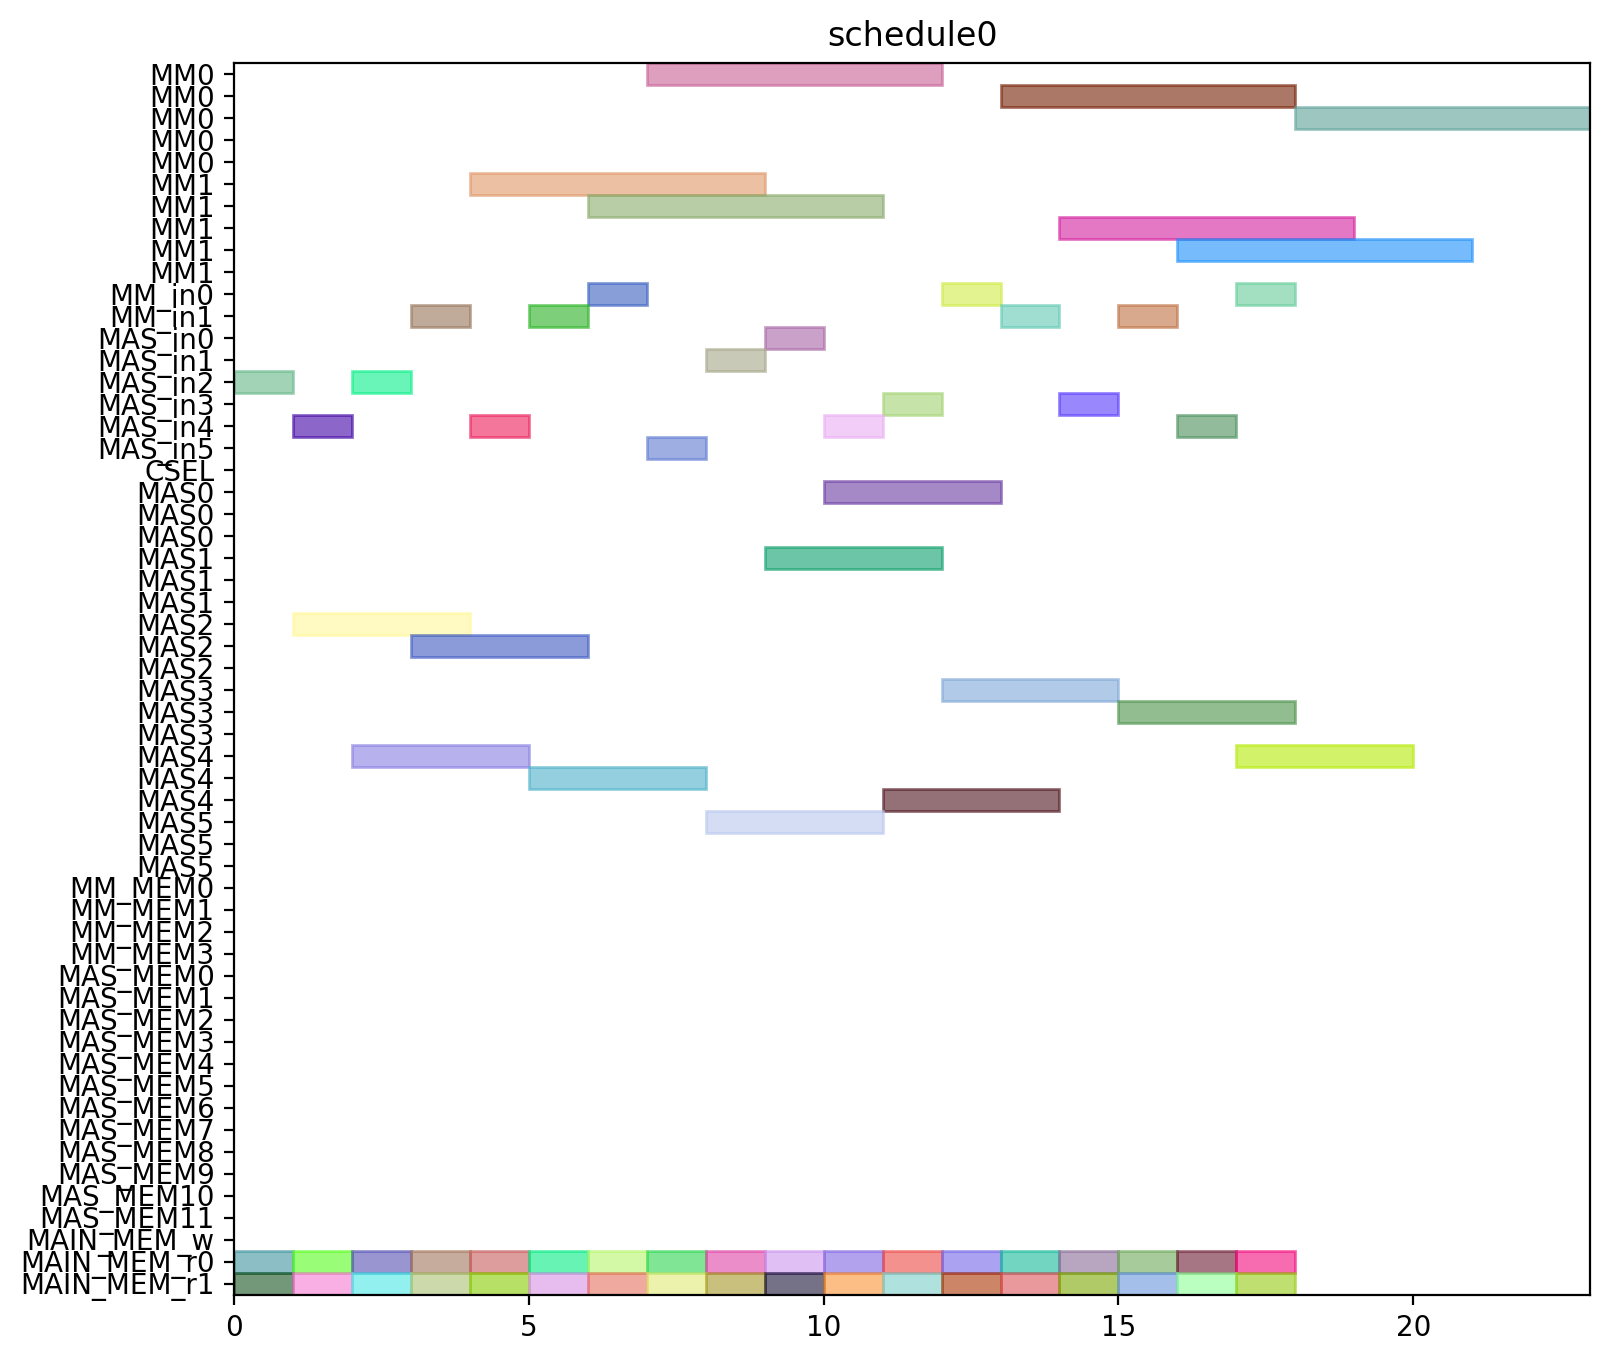

Recreate this plot in Python.
from pyschedule import Scenario, solvers, plotters, alt


def solve():
	horizon = 120
	S = Scenario("schedule0", horizon=horizon)

	# resource
	MM = S.Resources('MM', num=2, size=5)
	MM_in = S.Resources('MM_in', num=2)
	MAS_in = S.Resources('MAS_in', num=6)
	CSEL = S.Resource('CSEL')
	MAS = S.Resources('MAS', num=6, size=3, periods=range(1, horizon))
	MM_MEM = S.Resources('MM_MEM', num=4)
	MAS_MEM = S.Resources('MAS_MEM', num=12)
	MAIN_MEM_w = S.Resource('MAIN_MEM_w', size=1)
	MAIN_MEM_r = S.Resources('MAIN_MEM_r', num=2)

	# result of previous scheduling

	# new tasks
	t0_t0 = S.Task('t0_t0', length=3, delay_cost=1)
	t0_t0 += alt(MAS)
	t0_t0_in = S.Task('t0_t0_in', length=1, delay_cost=1)
	t0_t0_in += alt(MAS_in)
	S += t0_t0_in*MAS_in[0]<=t0_t0*MAS[0]

	S += t0_t0_in*MAS_in[1]<=t0_t0*MAS[1]

	S += t0_t0_in*MAS_in[2]<=t0_t0*MAS[2]

	S += t0_t0_in*MAS_in[3]<=t0_t0*MAS[3]

	S += t0_t0_in*MAS_in[4]<=t0_t0*MAS[4]

	S += t0_t0_in*MAS_in[5]<=t0_t0*MAS[5]

	t0_t0_mem0 = S.Task('t0_t0_mem0', length=1, delay_cost=1)
	t0_t0_mem0 += MAIN_MEM_r[0]
	S += t0_t0_mem0 <= t0_t0

	t0_t0_mem1 = S.Task('t0_t0_mem1', length=1, delay_cost=1)
	t0_t0_mem1 += MAIN_MEM_r[1]
	S += t0_t0_mem1 <= t0_t0

	t0_t1 = S.Task('t0_t1', length=3, delay_cost=1)
	t0_t1 += alt(MAS)
	t0_t1_in = S.Task('t0_t1_in', length=1, delay_cost=1)
	t0_t1_in += alt(MAS_in)
	S += t0_t1_in*MAS_in[0]<=t0_t1*MAS[0]

	S += t0_t1_in*MAS_in[1]<=t0_t1*MAS[1]

	S += t0_t1_in*MAS_in[2]<=t0_t1*MAS[2]

	S += t0_t1_in*MAS_in[3]<=t0_t1*MAS[3]

	S += t0_t1_in*MAS_in[4]<=t0_t1*MAS[4]

	S += t0_t1_in*MAS_in[5]<=t0_t1*MAS[5]

	t0_t1_mem0 = S.Task('t0_t1_mem0', length=1, delay_cost=1)
	t0_t1_mem0 += MAIN_MEM_r[0]
	S += t0_t1_mem0 <= t0_t1

	t0_t1_mem1 = S.Task('t0_t1_mem1', length=1, delay_cost=1)
	t0_t1_mem1 += MAIN_MEM_r[1]
	S += t0_t1_mem1 <= t0_t1

	t0_t3 = S.Task('t0_t3', length=5, delay_cost=1)
	t0_t3 += alt(MM)
	t0_t3_in = S.Task('t0_t3_in', length=1, delay_cost=1)
	t0_t3_in += alt(MM_in)
	S += t0_t3_in*MM_in[0]<=t0_t3*MM[0]
	S += t0_t3_in*MM_in[1]<=t0_t3*MM[1]
	t0_t3_mem0 = S.Task('t0_t3_mem0', length=1, delay_cost=1)
	t0_t3_mem0 += MAIN_MEM_r[0]
	S += t0_t3_mem0 <= t0_t3

	t0_t3_mem1 = S.Task('t0_t3_mem1', length=1, delay_cost=1)
	t0_t3_mem1 += MAIN_MEM_r[1]
	S += t0_t3_mem1 <= t0_t3

	t1_t0 = S.Task('t1_t0', length=3, delay_cost=1)
	t1_t0 += alt(MAS)
	t1_t0_in = S.Task('t1_t0_in', length=1, delay_cost=1)
	t1_t0_in += alt(MAS_in)
	S += t1_t0_in*MAS_in[0]<=t1_t0*MAS[0]

	S += t1_t0_in*MAS_in[1]<=t1_t0*MAS[1]

	S += t1_t0_in*MAS_in[2]<=t1_t0*MAS[2]

	S += t1_t0_in*MAS_in[3]<=t1_t0*MAS[3]

	S += t1_t0_in*MAS_in[4]<=t1_t0*MAS[4]

	S += t1_t0_in*MAS_in[5]<=t1_t0*MAS[5]

	t1_t0_mem0 = S.Task('t1_t0_mem0', length=1, delay_cost=1)
	t1_t0_mem0 += MAIN_MEM_r[0]
	S += t1_t0_mem0 <= t1_t0

	t1_t0_mem1 = S.Task('t1_t0_mem1', length=1, delay_cost=1)
	t1_t0_mem1 += MAIN_MEM_r[1]
	S += t1_t0_mem1 <= t1_t0

	t1_t1 = S.Task('t1_t1', length=3, delay_cost=1)
	t1_t1 += alt(MAS)
	t1_t1_in = S.Task('t1_t1_in', length=1, delay_cost=1)
	t1_t1_in += alt(MAS_in)
	S += t1_t1_in*MAS_in[0]<=t1_t1*MAS[0]

	S += t1_t1_in*MAS_in[1]<=t1_t1*MAS[1]

	S += t1_t1_in*MAS_in[2]<=t1_t1*MAS[2]

	S += t1_t1_in*MAS_in[3]<=t1_t1*MAS[3]

	S += t1_t1_in*MAS_in[4]<=t1_t1*MAS[4]

	S += t1_t1_in*MAS_in[5]<=t1_t1*MAS[5]

	t1_t1_mem0 = S.Task('t1_t1_mem0', length=1, delay_cost=1)
	t1_t1_mem0 += MAIN_MEM_r[0]
	S += t1_t1_mem0 <= t1_t1

	t1_t1_mem1 = S.Task('t1_t1_mem1', length=1, delay_cost=1)
	t1_t1_mem1 += MAIN_MEM_r[1]
	S += t1_t1_mem1 <= t1_t1

	t1_t3 = S.Task('t1_t3', length=5, delay_cost=1)
	t1_t3 += alt(MM)
	t1_t3_in = S.Task('t1_t3_in', length=1, delay_cost=1)
	t1_t3_in += alt(MM_in)
	S += t1_t3_in*MM_in[0]<=t1_t3*MM[0]
	S += t1_t3_in*MM_in[1]<=t1_t3*MM[1]
	t1_t3_mem0 = S.Task('t1_t3_mem0', length=1, delay_cost=1)
	t1_t3_mem0 += MAIN_MEM_r[0]
	S += t1_t3_mem0 <= t1_t3

	t1_t3_mem1 = S.Task('t1_t3_mem1', length=1, delay_cost=1)
	t1_t3_mem1 += MAIN_MEM_r[1]
	S += t1_t3_mem1 <= t1_t3

	t2_t2 = S.Task('t2_t2', length=3, delay_cost=1)
	t2_t2 += alt(MAS)
	t2_t2_in = S.Task('t2_t2_in', length=1, delay_cost=1)
	t2_t2_in += alt(MAS_in)
	S += t2_t2_in*MAS_in[0]<=t2_t2*MAS[0]

	S += t2_t2_in*MAS_in[1]<=t2_t2*MAS[1]

	S += t2_t2_in*MAS_in[2]<=t2_t2*MAS[2]

	S += t2_t2_in*MAS_in[3]<=t2_t2*MAS[3]

	S += t2_t2_in*MAS_in[4]<=t2_t2*MAS[4]

	S += t2_t2_in*MAS_in[5]<=t2_t2*MAS[5]

	t2_t2_mem0 = S.Task('t2_t2_mem0', length=1, delay_cost=1)
	t2_t2_mem0 += MAIN_MEM_r[0]
	S += t2_t2_mem0 <= t2_t2

	t2_t2_mem1 = S.Task('t2_t2_mem1', length=1, delay_cost=1)
	t2_t2_mem1 += MAIN_MEM_r[1]
	S += t2_t2_mem1 <= t2_t2

	t5_t0 = S.Task('t5_t0', length=5, delay_cost=1)
	t5_t0 += alt(MM)
	t5_t0_in = S.Task('t5_t0_in', length=1, delay_cost=1)
	t5_t0_in += alt(MM_in)
	S += t5_t0_in*MM_in[0]<=t5_t0*MM[0]
	S += t5_t0_in*MM_in[1]<=t5_t0*MM[1]
	t5_t0_mem0 = S.Task('t5_t0_mem0', length=1, delay_cost=1)
	t5_t0_mem0 += MAIN_MEM_r[0]
	S += t5_t0_mem0 <= t5_t0

	t5_t0_mem1 = S.Task('t5_t0_mem1', length=1, delay_cost=1)
	t5_t0_mem1 += MAIN_MEM_r[1]
	S += t5_t0_mem1 <= t5_t0

	t5_t1 = S.Task('t5_t1', length=5, delay_cost=1)
	t5_t1 += alt(MM)
	t5_t1_in = S.Task('t5_t1_in', length=1, delay_cost=1)
	t5_t1_in += alt(MM_in)
	S += t5_t1_in*MM_in[0]<=t5_t1*MM[0]
	S += t5_t1_in*MM_in[1]<=t5_t1*MM[1]
	t5_t1_mem0 = S.Task('t5_t1_mem0', length=1, delay_cost=1)
	t5_t1_mem0 += MAIN_MEM_r[0]
	S += t5_t1_mem0 <= t5_t1

	t5_t1_mem1 = S.Task('t5_t1_mem1', length=1, delay_cost=1)
	t5_t1_mem1 += MAIN_MEM_r[1]
	S += t5_t1_mem1 <= t5_t1

	t5_t2 = S.Task('t5_t2', length=3, delay_cost=1)
	t5_t2 += alt(MAS)
	t5_t2_in = S.Task('t5_t2_in', length=1, delay_cost=1)
	t5_t2_in += alt(MAS_in)
	S += t5_t2_in*MAS_in[0]<=t5_t2*MAS[0]

	S += t5_t2_in*MAS_in[1]<=t5_t2*MAS[1]

	S += t5_t2_in*MAS_in[2]<=t5_t2*MAS[2]

	S += t5_t2_in*MAS_in[3]<=t5_t2*MAS[3]

	S += t5_t2_in*MAS_in[4]<=t5_t2*MAS[4]

	S += t5_t2_in*MAS_in[5]<=t5_t2*MAS[5]

	t5_t2_mem0 = S.Task('t5_t2_mem0', length=1, delay_cost=1)
	t5_t2_mem0 += MAIN_MEM_r[0]
	S += t5_t2_mem0 <= t5_t2

	t5_t2_mem1 = S.Task('t5_t2_mem1', length=1, delay_cost=1)
	t5_t2_mem1 += MAIN_MEM_r[1]
	S += t5_t2_mem1 <= t5_t2

	t5_t3 = S.Task('t5_t3', length=3, delay_cost=1)
	t5_t3 += alt(MAS)
	t5_t3_in = S.Task('t5_t3_in', length=1, delay_cost=1)
	t5_t3_in += alt(MAS_in)
	S += t5_t3_in*MAS_in[0]<=t5_t3*MAS[0]

	S += t5_t3_in*MAS_in[1]<=t5_t3*MAS[1]

	S += t5_t3_in*MAS_in[2]<=t5_t3*MAS[2]

	S += t5_t3_in*MAS_in[3]<=t5_t3*MAS[3]

	S += t5_t3_in*MAS_in[4]<=t5_t3*MAS[4]

	S += t5_t3_in*MAS_in[5]<=t5_t3*MAS[5]

	t5_t3_mem0 = S.Task('t5_t3_mem0', length=1, delay_cost=1)
	t5_t3_mem0 += MAIN_MEM_r[0]
	S += t5_t3_mem0 <= t5_t3

	t5_t3_mem1 = S.Task('t5_t3_mem1', length=1, delay_cost=1)
	t5_t3_mem1 += MAIN_MEM_r[1]
	S += t5_t3_mem1 <= t5_t3

	t7_t0 = S.Task('t7_t0', length=3, delay_cost=1)
	t7_t0 += alt(MAS)
	t7_t0_in = S.Task('t7_t0_in', length=1, delay_cost=1)
	t7_t0_in += alt(MAS_in)
	S += t7_t0_in*MAS_in[0]<=t7_t0*MAS[0]

	S += t7_t0_in*MAS_in[1]<=t7_t0*MAS[1]

	S += t7_t0_in*MAS_in[2]<=t7_t0*MAS[2]

	S += t7_t0_in*MAS_in[3]<=t7_t0*MAS[3]

	S += t7_t0_in*MAS_in[4]<=t7_t0*MAS[4]

	S += t7_t0_in*MAS_in[5]<=t7_t0*MAS[5]

	t7_t0_mem0 = S.Task('t7_t0_mem0', length=1, delay_cost=1)
	t7_t0_mem0 += MAIN_MEM_r[0]
	S += t7_t0_mem0 <= t7_t0

	t7_t0_mem1 = S.Task('t7_t0_mem1', length=1, delay_cost=1)
	t7_t0_mem1 += MAIN_MEM_r[1]
	S += t7_t0_mem1 <= t7_t0

	t7_t1 = S.Task('t7_t1', length=3, delay_cost=1)
	t7_t1 += alt(MAS)
	t7_t1_in = S.Task('t7_t1_in', length=1, delay_cost=1)
	t7_t1_in += alt(MAS_in)
	S += t7_t1_in*MAS_in[0]<=t7_t1*MAS[0]

	S += t7_t1_in*MAS_in[1]<=t7_t1*MAS[1]

	S += t7_t1_in*MAS_in[2]<=t7_t1*MAS[2]

	S += t7_t1_in*MAS_in[3]<=t7_t1*MAS[3]

	S += t7_t1_in*MAS_in[4]<=t7_t1*MAS[4]

	S += t7_t1_in*MAS_in[5]<=t7_t1*MAS[5]

	t7_t1_mem0 = S.Task('t7_t1_mem0', length=1, delay_cost=1)
	t7_t1_mem0 += MAIN_MEM_r[0]
	S += t7_t1_mem0 <= t7_t1

	t7_t1_mem1 = S.Task('t7_t1_mem1', length=1, delay_cost=1)
	t7_t1_mem1 += MAIN_MEM_r[1]
	S += t7_t1_mem1 <= t7_t1

	t7_t3 = S.Task('t7_t3', length=5, delay_cost=1)
	t7_t3 += alt(MM)
	t7_t3_in = S.Task('t7_t3_in', length=1, delay_cost=1)
	t7_t3_in += alt(MM_in)
	S += t7_t3_in*MM_in[0]<=t7_t3*MM[0]
	S += t7_t3_in*MM_in[1]<=t7_t3*MM[1]
	t7_t3_mem0 = S.Task('t7_t3_mem0', length=1, delay_cost=1)
	t7_t3_mem0 += MAIN_MEM_r[0]
	S += t7_t3_mem0 <= t7_t3

	t7_t3_mem1 = S.Task('t7_t3_mem1', length=1, delay_cost=1)
	t7_t3_mem1 += MAIN_MEM_r[1]
	S += t7_t3_mem1 <= t7_t3

	t10_t0 = S.Task('t10_t0', length=5, delay_cost=1)
	t10_t0 += alt(MM)
	t10_t0_in = S.Task('t10_t0_in', length=1, delay_cost=1)
	t10_t0_in += alt(MM_in)
	S += t10_t0_in*MM_in[0]<=t10_t0*MM[0]
	S += t10_t0_in*MM_in[1]<=t10_t0*MM[1]
	t10_t0_mem0 = S.Task('t10_t0_mem0', length=1, delay_cost=1)
	t10_t0_mem0 += MAIN_MEM_r[0]
	S += t10_t0_mem0 <= t10_t0

	t10_t0_mem1 = S.Task('t10_t0_mem1', length=1, delay_cost=1)
	t10_t0_mem1 += MAIN_MEM_r[1]
	S += t10_t0_mem1 <= t10_t0

	t10_t1 = S.Task('t10_t1', length=5, delay_cost=1)
	t10_t1 += alt(MM)
	t10_t1_in = S.Task('t10_t1_in', length=1, delay_cost=1)
	t10_t1_in += alt(MM_in)
	S += t10_t1_in*MM_in[0]<=t10_t1*MM[0]
	S += t10_t1_in*MM_in[1]<=t10_t1*MM[1]
	t10_t1_mem0 = S.Task('t10_t1_mem0', length=1, delay_cost=1)
	t10_t1_mem0 += MAIN_MEM_r[0]
	S += t10_t1_mem0 <= t10_t1

	t10_t1_mem1 = S.Task('t10_t1_mem1', length=1, delay_cost=1)
	t10_t1_mem1 += MAIN_MEM_r[1]
	S += t10_t1_mem1 <= t10_t1

	t10_t2 = S.Task('t10_t2', length=3, delay_cost=1)
	t10_t2 += alt(MAS)
	t10_t2_in = S.Task('t10_t2_in', length=1, delay_cost=1)
	t10_t2_in += alt(MAS_in)
	S += t10_t2_in*MAS_in[0]<=t10_t2*MAS[0]

	S += t10_t2_in*MAS_in[1]<=t10_t2*MAS[1]

	S += t10_t2_in*MAS_in[2]<=t10_t2*MAS[2]

	S += t10_t2_in*MAS_in[3]<=t10_t2*MAS[3]

	S += t10_t2_in*MAS_in[4]<=t10_t2*MAS[4]

	S += t10_t2_in*MAS_in[5]<=t10_t2*MAS[5]

	t10_t2_mem0 = S.Task('t10_t2_mem0', length=1, delay_cost=1)
	t10_t2_mem0 += MAIN_MEM_r[0]
	S += t10_t2_mem0 <= t10_t2

	t10_t2_mem1 = S.Task('t10_t2_mem1', length=1, delay_cost=1)
	t10_t2_mem1 += MAIN_MEM_r[1]
	S += t10_t2_mem1 <= t10_t2

	t10_t3 = S.Task('t10_t3', length=3, delay_cost=1)
	t10_t3 += alt(MAS)
	t10_t3_in = S.Task('t10_t3_in', length=1, delay_cost=1)
	t10_t3_in += alt(MAS_in)
	S += t10_t3_in*MAS_in[0]<=t10_t3*MAS[0]

	S += t10_t3_in*MAS_in[1]<=t10_t3*MAS[1]

	S += t10_t3_in*MAS_in[2]<=t10_t3*MAS[2]

	S += t10_t3_in*MAS_in[3]<=t10_t3*MAS[3]

	S += t10_t3_in*MAS_in[4]<=t10_t3*MAS[4]

	S += t10_t3_in*MAS_in[5]<=t10_t3*MAS[5]

	t10_t3_mem0 = S.Task('t10_t3_mem0', length=1, delay_cost=1)
	t10_t3_mem0 += MAIN_MEM_r[0]
	S += t10_t3_mem0 <= t10_t3

	t10_t3_mem1 = S.Task('t10_t3_mem1', length=1, delay_cost=1)
	t10_t3_mem1 += MAIN_MEM_r[1]
	S += t10_t3_mem1 <= t10_t3

	solvers.mip.solve(S,msg=1,kind='CPLEX',ratio_gap=1.01)

	solution = [['hoge']*len(S.solution()[1]) for i in range(len(S.solution()))]
	for i in range(len(S.solution())):
		for j in range(len(S.solution()[i])):
			solution[i][j]=str(S.solution()[i][j])
	print(solution)

	cycles = int(solution[-1][3])

	pic_file_name = "/mnt/rose/usr1/fukuda/ABE/multiRAM_multiMAS_16mux/scheduling_result/stage5MM2_stage3MAS6/EP2_DBL_w_EVAL/schedule0.png"
	if(S.solution() != []):
		plotters.matplotlib.plot(S,img_filename=pic_file_name, show_task_labels=False, fig_size=(cycles*0.25+3, 8))

	return solution
